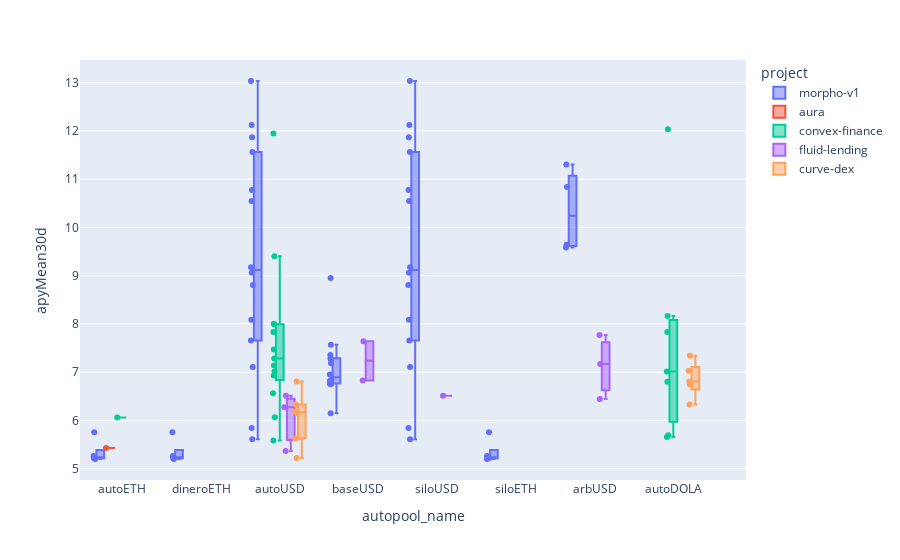

Here is the notebook cell this chart was saved with:
### Code cell
px.box(df, x="autopool_name", y="apyMean30d", hover_data=["symbol", 'project', 'chain'], color='project', points="all")

### Figure 1 — Plotly figure (JSON) as saved in the notebook; plotly's stock layout.template omitted (floating-point values rounded to 4 significant figures; data arrays with more than 128 entries replaced by an {"elided": "..."} marker saying what was removed)
{"data": [{"alignmentgroup": "True", "boxpoints": "all", "customdata": {"elided": "61x3 str values"}, "hovertemplate": "project=%{customdata[1]}<br>autopool_name=%{x}<br>apyMean30d=%{y}<br>symbol=%{customdata[0]}<br>chain=%{customdata[2]}<extra></extra>", "legendgroup": "morpho-v1", "marker": {"color": "#636efa"}, "name": "morpho-v1", "notched": false, "offsetgroup": "morpho-v1", "orientation": "v", "showlegend": true, "type": "box", "x": ["autoETH", "autoETH", "autoETH", "autoETH", "autoETH", "dineroETH", "dineroETH", "dineroETH", "dineroETH", "dineroETH", "autoUSD", "autoUSD", "autoUSD", "autoUSD", "autoUSD", "autoUSD", "autoUSD", "autoUSD", "autoUSD", "autoUSD", "autoUSD", "autoUSD", "autoUSD", "autoUSD", "baseUSD", "baseUSD", "baseUSD", "baseUSD", "baseUSD", "baseUSD", "baseUSD", "baseUSD", "baseUSD", "baseUSD", "baseUSD", "baseUSD", "baseUSD", "baseUSD", "siloUSD", "siloUSD", "siloUSD", "siloUSD", "siloUSD", "siloUSD", "siloUSD", "siloUSD", "siloUSD", "siloUSD", "siloUSD", "siloUSD", "siloUSD", "siloUSD", "siloETH", "siloETH", "siloETH", "siloETH", "siloETH", "arbUSD", "arbUSD", "arbUSD", "arbUSD"], "x0": " ", "xaxis": "x", "y": [5.221, 5.201, 5.756, 5.264, 5.22, 5.221, 5.201, 5.756, 5.264, 5.22, 8.808, 9.172, 7.656, 13.03, 5.608, 11.56, 12.12, 11.87, 9.061, 5.844, 7.109, 8.084, 10.78, 10.55, 6.757, 6.763, 6.954, 7.272, 7.184, 6.836, 6.815, 6.752, 7.286, 7.357, 7.568, 6.148, 6.765, 8.954, 8.808, 9.172, 7.656, 13.03, 5.608, 11.56, 12.12, 11.87, 9.061, 5.844, 7.109, 8.084, 10.78, 10.55, 5.221, 5.201, 5.756, 5.264, 5.22, 9.64, 9.585, 10.84, 11.3], "y0": " ", "yaxis": "y"}, {"alignmentgroup": "True", "boxpoints": "all", "customdata": [["OSETH-WAWETH", "aura", "Ethereum"]], "hovertemplate": "project=%{customdata[1]}<br>autopool_name=%{x}<br>apyMean30d=%{y}<br>symbol=%{customdata[0]}<br>chain=%{customdata[2]}<extra></extra>", "legendgroup": "aura", "marker": {"color": "#EF553B"}, "name": "aura", "notched": false, "offsetgroup": "aura", "orientation": "v", "showlegend": true, "type": "box", "x": ["autoETH"], "x0": " ", "xaxis": "x", "y": [5.43], "y0": " ", "yaxis": "y"}, {"alignmentgroup": "True", "boxpoints": "all", "customdata": [["OSETH-RETH", "convex-finance", "Ethereum"], ["CRVUSD", "convex-finance", "Ethereum"], ["USDT-CRVUSD", "convex-finance", "Ethereum"], ["USDC-CRVUSD", "convex-finance", "Ethereum"], ["FRXUSD-CRVUSD", "convex-finance", "Ethereum"], ["CRVUSD", "convex-finance", "Ethereum"], ["CRVUSD", "convex-finance", "Ethereum"], ["FRXUSD-SUSDS", "convex-finance", "Ethereum"], ["CRVUSD", "convex-finance", "Ethereum"], ["CRVUSD", "convex-finance", "Ethereum"], ["SCRVUSD-SUSDS", "convex-finance", "Ethereum"], ["CRVUSD", "convex-finance", "Ethereum"], ["SCRVUSD-SUSDE", "convex-finance", "Ethereum"], ["USDC-USDT", "convex-finance", "Ethereum"], ["DOLA-SUSDE", "convex-finance", "Ethereum"], ["DOLA-WSTUSR", "convex-finance", "Ethereum"], ["REUSD-SCRVUSD", "convex-finance", "Ethereum"], ["DOLA-SUSDS", "convex-finance", "Ethereum"], ["SCRVUSD-SUSDS", "convex-finance", "Ethereum"], ["SCRVUSD-SUSDE", "convex-finance", "Ethereum"], ["SCRVUSD-SDOLA", "convex-finance", "Ethereum"]], "hovertemplate": "project=%{customdata[1]}<br>autopool_name=%{x}<br>apyMean30d=%{y}<br>symbol=%{customdata[0]}<br>chain=%{customdata[2]}<extra></extra>", "legendgroup": "convex-finance", "marker": {"color": "#00cc96"}, "name": "convex-finance", "notched": false, "offsetgroup": "convex-finance", "orientation": "v", "showlegend": true, "type": "box", "x": ["autoETH", "autoUSD", "autoUSD", "autoUSD", "autoUSD", "autoUSD", "autoUSD", "autoUSD", "autoUSD", "autoUSD", "autoUSD", "autoUSD", "autoUSD", "autoUSD", "autoDOLA", "autoDOLA", "autoDOLA", "autoDOLA", "autoDOLA", "autoDOLA", "autoDOLA"], "x0": " ", "xaxis": "x", "y": [6.061, 7.283, 7.992, 8.006, 7.468, 6.931, 6.563, 7.137, 5.582, 9.403, 7.83, 11.95, 7.016, 6.066, 5.693, 5.654, 12.04, 6.802, 7.83, 7.016, 8.164], "y0": " ", "yaxis": "y"}, {"alignmentgroup": "True", "boxpoints": "all", "customdata": [["USDC", "fluid-lending", "Ethereum"], ["USDT", "fluid-lending", "Ethereum"], ["GHO", "fluid-lending", "Ethereum"], ["USDC", "fluid-lending", "Base"], ["GHO", "fluid-lending", "Base"], ["USDC", "fluid-lending", "Ethereum"], ["USDC", "fluid-lending", "Arbitrum"], ["USD₮0", "fluid-lending", "Arbitrum"], ["GHO", "fluid-lending", "Arbitrum"]], "hovertemplate": "project=%{customdata[1]}<br>autopool_name=%{x}<br>apyMean30d=%{y}<br>symbol=%{customdata[0]}<br>chain=%{customdata[2]}<extra></extra>", "legendgroup": "fluid-lending", "marker": {"color": "#ab63fa"}, "name": "fluid-lending", "notched": false, "offsetgroup": "fluid-lending", "orientation": "v", "showlegend": true, "type": "box", "x": ["autoUSD", "autoUSD", "autoUSD", "baseUSD", "baseUSD", "siloUSD", "arbUSD", "arbUSD", "arbUSD"], "x0": " ", "xaxis": "x", "y": [6.51, 5.367, 6.271, 6.829, 7.642, 6.51, 7.172, 6.443, 7.768], "y0": " ", "yaxis": "y"}, {"alignmentgroup": "True", "boxpoints": "all", "customdata": [["USDC-CRVUSD", "curve-dex", "Ethereum"], ["USDT-CRVUSD", "curve-dex", "Ethereum"], ["FRXUSD-CRVUSD", "curve-dex", "Ethereum"], ["FRXUSD-SUSDS", "curve-dex", "Ethereum"], ["SCRVUSD-SUSDS", "curve-dex", "Ethereum"], ["SCRVUSD-SUSDE", "curve-dex", "Ethereum"], ["REUSD-SCRVUSD", "curve-dex", "Ethereum"], ["SCRVUSD-SUSDS", "curve-dex", "Ethereum"], ["SCRVUSD-SUSDE", "curve-dex", "Ethereum"], ["SCRVUSD-SDOLA", "curve-dex", "Ethereum"], ["SDOLA-ALUSD", "curve-dex", "Ethereum"]], "hovertemplate": "project=%{customdata[1]}<br>autopool_name=%{x}<br>apyMean30d=%{y}<br>symbol=%{customdata[0]}<br>chain=%{customdata[2]}<extra></extra>", "legendgroup": "curve-dex", "marker": {"color": "#FFA15A"}, "name": "curve-dex", "notched": false, "offsetgroup": "curve-dex", "orientation": "v", "showlegend": true, "type": "box", "x": ["autoUSD", "autoUSD", "autoUSD", "autoUSD", "autoUSD", "autoUSD", "autoDOLA", "autoDOLA", "autoDOLA", "autoDOLA", "autoDOLA"], "x0": " ", "xaxis": "x", "y": [5.626, 6.154, 6.184, 5.22, 6.808, 6.331, 7.028, 6.808, 6.331, 7.343, 6.744], "y0": " ", "yaxis": "y"}], "layout": {"boxmode": "group", "legend": {"title": {"text": "project"}, "tracegroupgap": 0}, "margin": {"t": 60}, "xaxis": {"anchor": "y", "domain": [0, 1], "title": {"text": "autopool_name"}}, "yaxis": {"anchor": "x", "domain": [0, 1], "title": {"text": "apyMean30d"}}}}
